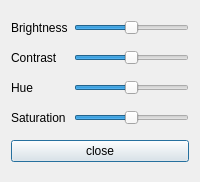
<?xml version="1.0" encoding="UTF-8"?>
<ui version="4.0">
 <class>ColorOptionDialog</class>
 <widget class="QDialog" name="ColorOptionDialog">
  <property name="geometry">
   <rect>
    <x>0</x>
    <y>0</y>
    <width>200</width>
    <height>182</height>
   </rect>
  </property>
  <property name="windowTitle">
   <string>Dialog</string>
  </property>
  <layout class="QGridLayout" name="gridLayout">
   <item row="0" column="0">
    <widget class="QLabel" name="label">
     <property name="text">
      <string>Brightness</string>
     </property>
    </widget>
   </item>
   <item row="0" column="1">
    <widget class="QSlider" name="brightnessSlider">
     <property name="minimum">
      <number>-100</number>
     </property>
     <property name="maximum">
      <number>100</number>
     </property>
     <property name="value">
      <number>0</number>
     </property>
     <property name="orientation">
      <enum>Qt::Horizontal</enum>
     </property>
     <property name="tickPosition">
      <enum>QSlider::NoTicks</enum>
     </property>
    </widget>
   </item>
   <item row="1" column="0">
    <widget class="QLabel" name="label_2">
     <property name="text">
      <string>Contrast</string>
     </property>
    </widget>
   </item>
   <item row="1" column="1">
    <widget class="QSlider" name="contrastSlider">
     <property name="minimum">
      <number>-100</number>
     </property>
     <property name="maximum">
      <number>100</number>
     </property>
     <property name="value">
      <number>0</number>
     </property>
     <property name="orientation">
      <enum>Qt::Horizontal</enum>
     </property>
    </widget>
   </item>
   <item row="2" column="0">
    <widget class="QLabel" name="label_3">
     <property name="text">
      <string>Hue</string>
     </property>
    </widget>
   </item>
   <item row="2" column="1">
    <widget class="QSlider" name="hueSlider">
     <property name="minimum">
      <number>-100</number>
     </property>
     <property name="maximum">
      <number>100</number>
     </property>
     <property name="value">
      <number>0</number>
     </property>
     <property name="orientation">
      <enum>Qt::Horizontal</enum>
     </property>
    </widget>
   </item>
   <item row="3" column="0">
    <widget class="QLabel" name="label_4">
     <property name="text">
      <string>Saturation</string>
     </property>
    </widget>
   </item>
   <item row="3" column="1">
    <widget class="QSlider" name="sturationSlider">
     <property name="minimum">
      <number>-100</number>
     </property>
     <property name="maximum">
      <number>100</number>
     </property>
     <property name="value">
      <number>0</number>
     </property>
     <property name="orientation">
      <enum>Qt::Horizontal</enum>
     </property>
    </widget>
   </item>
   <item row="4" column="0" colspan="2">
    <widget class="QPushButton" name="close">
     <property name="text">
      <string>close</string>
     </property>
    </widget>
   </item>
  </layout>
 </widget>
 <resources/>
 <connections/>
</ui>
